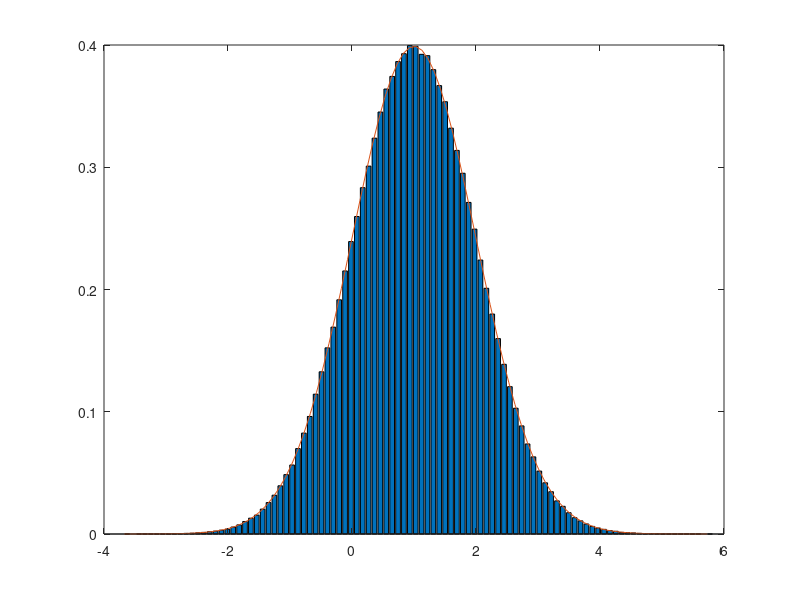

Reproduce this figure in MATLAB.
pkg load statistics

clc;
clear all;

function res = test_Chi2_1(tests, n, m)
  res = 0;
  mu = 1;
  sigma = 1;
  alpha = 0.05;
  for t = 1 : tests    
    X = normrnd(mu, sigma, n, 1);

    l = min(X);
    r = max(X);
    
    delta = (r - l) / m;
    cnt_in_bucket = hist(X, m);

   #Выборочное среднее
    E = mean(X);
    #Выборочная отклонение
    SQRT_D = std(X);

    P = [];
    for i = 1 : m
      P(i) = normcdf(l + delta * i, E, SQRT_D) - normcdf(l + delta * (i - 1), E, SQRT_D);
    endfor

    hi2 = sum(((cnt_in_bucket - n .* P) .^ 2) ./ (n .* P));
    res = res + (hi2 >= chi2inv(1 - alpha, m - 1 - 2));
  endfor
  printf("Нормальное распределение проходит проверку гипотезы о нормальном распределении\n");
  printf("Для alpha = %d, вероятность ошибки первого рода получается %d\n", alpha, res / tests);
endfunction

function res = test_Chi2_2(tests, n, m)
  res = 0;
  mu = 1;
  sigma = 1;
  alpha = 0.05;
  for t = 1 : tests
    X = normrnd(mu, sigma, n, 1);

    l = min(X);
    r = max(X);
    
    delta = (r - l) / m;
    cnt_in_bucket = hist(X, m);
    walls = [];
    for i = 1 : m
      cur_l = (i - 1) * delta + l;
      cur_r = cur_l + delta;
      walls(i, 1) = cur_l;
      walls(i, 2) = cur_r;
    endfor

    # f_ в названии обозначает 'исправленность', то есть nj >= 6
    f_cnt_in_bucket = [];
    f_walls = [];
    f_m = 0;
    for i = 1 : m
      if (i == 1 || f_cnt_in_bucket(f_m) >= 6)
        f_m = f_m + 1;
        f_walls(f_m, 1) = walls(i, 1);
        f_cnt_in_bucket(f_m) = 0;
      endif
      f_walls(f_m, 2) = walls(i, 2);
      f_cnt_in_bucket(f_m) = f_cnt_in_bucket(f_m) + cnt_in_bucket(i);
    endfor
    
    #Выборочное среднее
    E = mean(X);
    #Выборочная отклонение
    SQRT_D = std(X);

    P = [];
    for i = 1 : f_m
      P(i) = normcdf(f_walls(i, 2), E, SQRT_D) - normcdf(f_walls(i, 1), E, SQRT_D);
    endfor

    hi2 = sum(((f_cnt_in_bucket - n .* P) .^ 2) ./ (n .* P));
    res = res + (hi2 >= chi2inv(1 - alpha, f_m - 1 - 2));
  endfor
  printf("Нормальное распределение проходит проверку гипотезы о нормальном распределении\n");
  printf("Данные сгруппированы, чтобы выполнялось nj >= 6\n");
  printf("Для alpha = %d, вероятность ошибки первого рода получается %d\n", alpha, res / tests);
endfunction

function res = test_Chi2_3(tests, n, m)
  res = 0;
  mu = 1;
  sigma = 1;
  alpha = 0.05;
  for t = 1 : tests
    X = sort(normrnd(mu, sigma, n, 1));

    l = min(X);
    r = max(X);
    
    delta = (r - l) / m;
    cnt_in_bucket = hist(X, m);
    
    #Выборочное среднее
    E = mean(X);
    #Выборочная отклонение
    SQRT_D = std(X);

    P = [];
    for i = 1 : m
      P(i) = unifcdf(l + delta * i, l, r) - unifcdf(l + delta * (i - 1), l, r);
    endfor

    hi2 = sum(((cnt_in_bucket - n .* P) .^ 2) ./ (n .* P));
    res = res + (hi2 < chi2inv(1 - alpha, m - 1 - 2));
  endfor
  printf("Возьмём данные из нормального распределения и веротности из равномерного\n");
  printf("Тогда вероятность ошибки второго рода для alpha = %d, получается %d\n", alpha, res / tests);
endfunction

n = 10 ^ 6;
mu = 1;
sigma = 1;
m = 10 ^ 2;
tests = 10 ^ 3;

X = normrnd(mu, sigma, n, 1);

l = min(X);
r = max(X);
delta = (r - l) / m;
[y_coords x_coords] = hist(X, m);

x_coords_for_normpdf = l:0.1:r;
bar(x_coords, y_coords / (n * delta));
hold on;
plot(x_coords_for_normpdf, normpdf(x_coords_for_normpdf, mu, sigma));

printf("Размер выборки = %d\n", n);
printf("Выбранная длина интервалов = %d\n", delta);
printf("Количество интервалов = %d\n", m);

printf("\n");

# PART 2

# Проверка 1
test_Chi2_1(10 ^ 3, 10 ^ 4, m);

printf("\n");

# Проверка 2
test_Chi2_2(10 ^ 3, 10 ^ 4, m);

printf("\n");

# Проверка 3
test_Chi2_3(10 ^ 2, 10 ^ 4, m);
